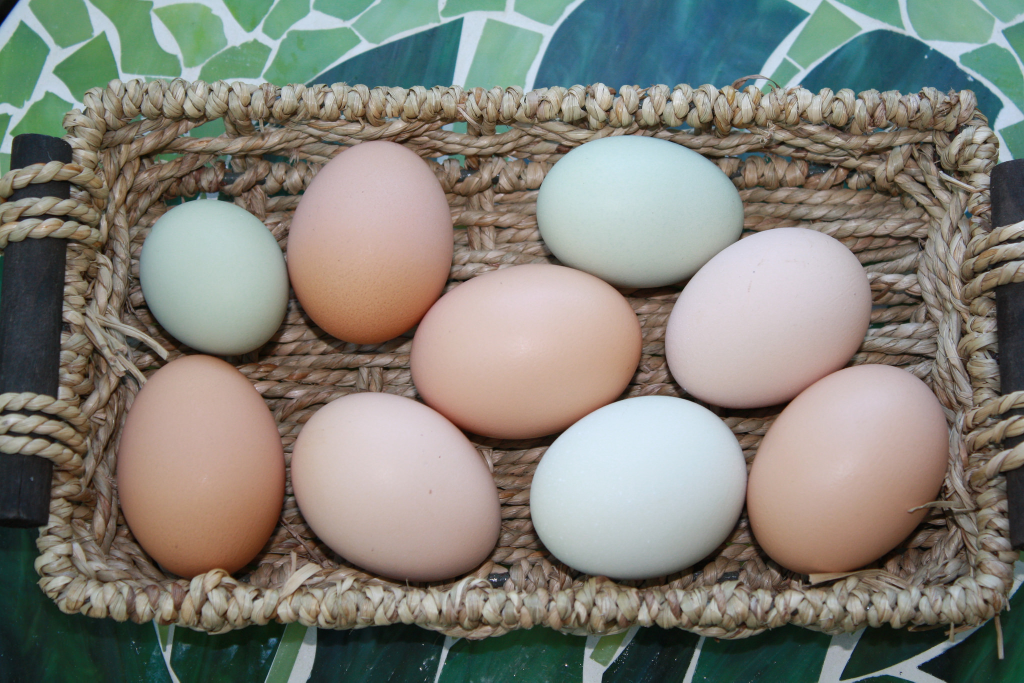
#> input picture input/image/IMG_ (33).jpg, 2048 x 1365 px (shown at 1/2 size)
$ python -i 'find_main_contour[end_to_end]_obvious_combine.py'   (imports and definitions only)   (Python 2 division)
#> lines starting #> are read from the running program, lines starting #| are printed output that depends on the picture
#> further down, picture is the input picture: shape (1365, 2048, 3); mean B, G, R 119.9, 128.5, 129.6
import numpy as np
import cv2
import os
import time
import csv
import math
import get_contour_feature
import operator
from operator import itemgetter
from scipy.cluster.hierarchy import cophenet
from scipy.spatial.distance import pdist
from scipy.cluster.hierarchy import dendrogram, linkage
from scipy.cluster.hierarchy import fcluster
import matplotlib
import matplotlib.mlab as mlab
import matplotlib.pyplot as plt


GREEN = (0,255,0)
BLUE = (255,0,0)
RED = (0,0,255)
ORANGE = (0,128,255)
YELLOW = (0,255,255)
LIGHT_BLUE = (255,255,0)
PURPLE = (205,0,205)
WHITE = (255,255,255)
BLACK = (0,0,0)
switchColor = [(255,255,0),(255,0,255),(0,255,255),(255,0,0),(0,255,0),(0,0,255),(255,128,0),(255,0,128),(128,0,255),(128,255,0),(0,128,255),(0,255,128),(128,128,0),(128,0,128),(0,128,128),(255,64,0),(255,0,64),(64,255,0),(64,0,255),(0,255,64),(0,64,255)]

# 736 will make the colony perfomance the best. (ref to yun-tao colony)
resize_height = 736.0
# sliding window's split number
split_n_row = 1
split_n_column = 1

gaussian_para = 3

# Several Flags
_sharpen = True

# Filter Flag
_remove_small_and_big = True
_remove_high_density = True
_remove_too_many_edge = True

_gaussian_filter = True
# Tells that which method is used first
_use_structure_edge = True
# Only used in SF
_enhance_edge = True
# Decide whether local/global equalization to use (True-->Local)
_gray_value_redistribution_local = True
# Decide if excecute 1st evalution
_evaluate = False


input_path = '../../input/image/'
# structure forest output
edge_input_path = '../../input/edge_image/'
output_path = '../../output/'

csv_output = '../../output_csv_6_8[combine_result_before_filter_obvious]/'
evaluate_csv_path = '../../evaluate_data/groundtruth_csv/一般化csv/'
# When doing Canny edge detection , this para decide which channel to be the gradient standard
_edge_by_channel = ['bgr_gray']

_showImg = { 'original_image':True, 'original_edge':False, 'enhanced_edge':False, 'original_contour':True, 'contour_filtered':True, 'size':True, 'shape':True, 'color':True, 'cluster_histogram':False , 'original_result':True, 'each_obvious_result':True, 'combine_obvious_result':True, 'obvious_histogram':False, 'each_group_result':True, 'result_obvious':True, 'final_each_group_result':True, 'final_result':False }
_writeImg = { 'original_image':False, 'original_edge':False, 'enhanced_edge':False, 'original_contour':False, 'contour_filtered':False, 'size':False, 'shape':False, 'color':False, 'cluster_histogram':False, 'original_result':False, 'each_obvious_result':False, 'combine_obvious_result':False, 'obvious_histogram':False, 'each_group_result':False, 'result_obvious':False, 'final_each_group_result':False, 'final_result':False }

_show_resize = [ ( 720, 'height' ), ( 1200, 'width' ) ][0]

test_one_img = { 'test':True , 'filename': 'IMG_ (66).jpg' }

# [941 lines left out: functions main, Evaluate_detection_performance, Get_Cnt_Area_Coordinate, Avg_Img_Gredient, Sharpen, Eucl_distance and 3 more, not called in this run]

def SplitColorChannel( img ):
    '''
    Find all the attribute of three color models. (RGB/HSV/LAB)
    Return in a dictionary type.
    '''

    bgr_gray = cv2.cvtColor( img, cv2.COLOR_BGR2GRAY )
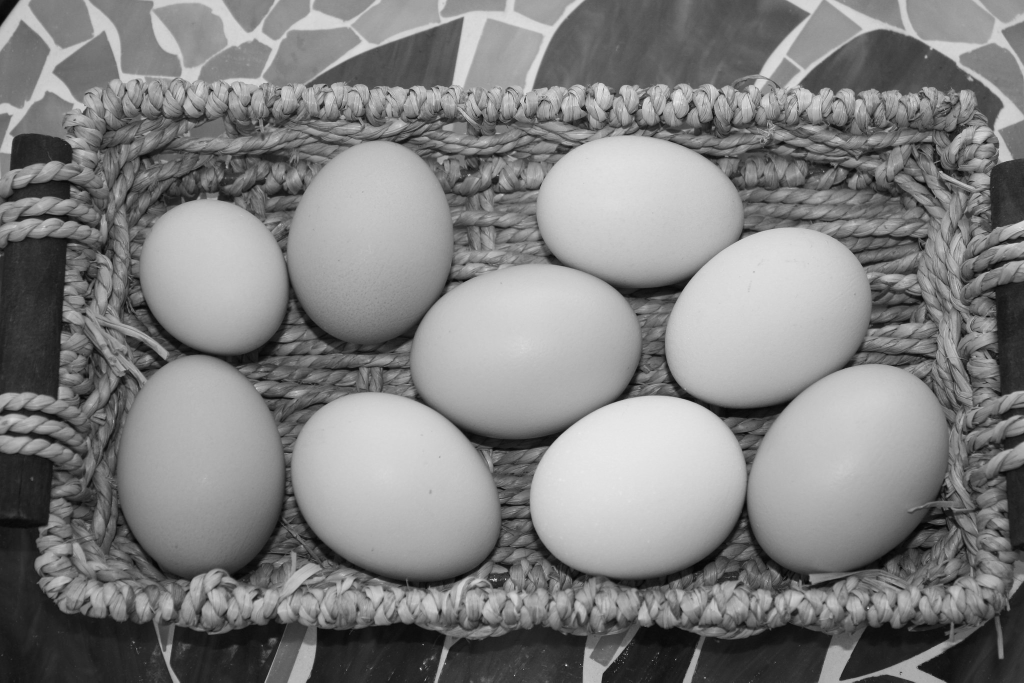
#> bgr_gray: shape (1365, 2048) (shown at 1/2 size); min 1, max 254, mean 127.8
    #bgr_gray = cv2.GaussianBlur(bgr_gray, (3, 3), 0)
    thresh_bgr_gray = cv2.threshold(bgr_gray,0,255,cv2.THRESH_BINARY+cv2.THRESH_OTSU)[0]
#> thresh_bgr_gray = 122


    bgr_b = img[:,:,0]
    bgr_g = img[:,:,1]
    bgr_r = img[:,:,2]
    bgr_b = cv2.GaussianBlur(bgr_b, (5, 5), 0)
    bgr_g = cv2.GaussianBlur(bgr_g, (5, 5), 0)
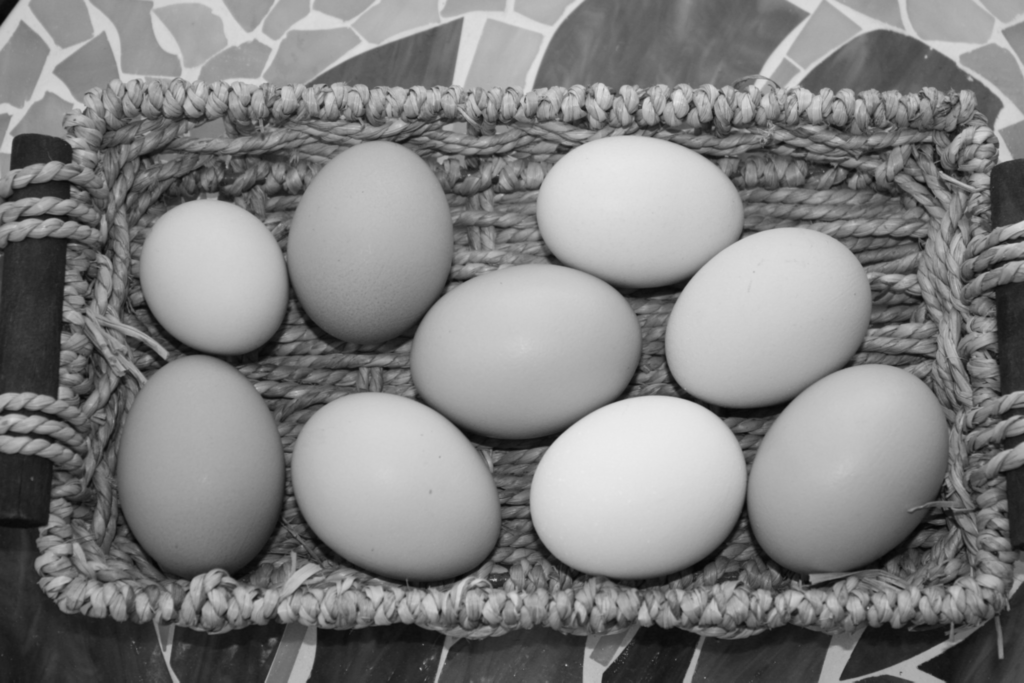
#> bgr_g: shape (1365, 2048) (shown at 1/2 size); min 4, max 236, mean 128.5
    bgr_r = cv2.GaussianBlur(bgr_r, (5, 5), 0)
    thresh_bgr_b = cv2.threshold(bgr_b,0,255,cv2.THRESH_BINARY+cv2.THRESH_OTSU)[0]
#> thresh_bgr_b = 120
    thresh_bgr_g = cv2.threshold(bgr_g,0,255,cv2.THRESH_BINARY+cv2.THRESH_OTSU)[0]
#> thresh_bgr_g = 124
    thresh_bgr_r = cv2.threshold(bgr_r,0,255,cv2.THRESH_BINARY+cv2.THRESH_OTSU)[0]
#> thresh_bgr_r = 121

    hsv = cv2.cvtColor( img, cv2.COLOR_BGR2HSV)
#> hsv: shape (1365, 2048, 3); mean H, S, V 49.8, 67.2, 141.7
    hsv = cv2.GaussianBlur(hsv, (5, 5), 0)
#> hsv: shape (1365, 2048, 3); mean H, S, V 49.8, 67.2, 141.7
    hsv_h = hsv[:,:,0]
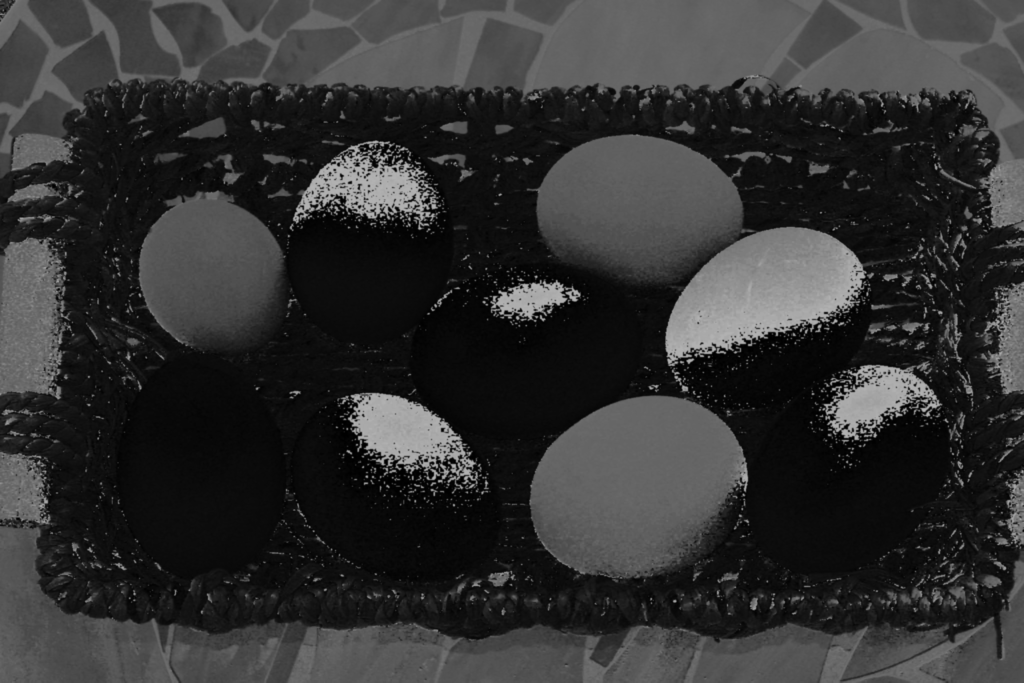
#> hsv_h: shape (1365, 2048) (shown at 1/2 size); min 0, max 179, mean 49.8
    hsv_s = hsv[:,:,1]
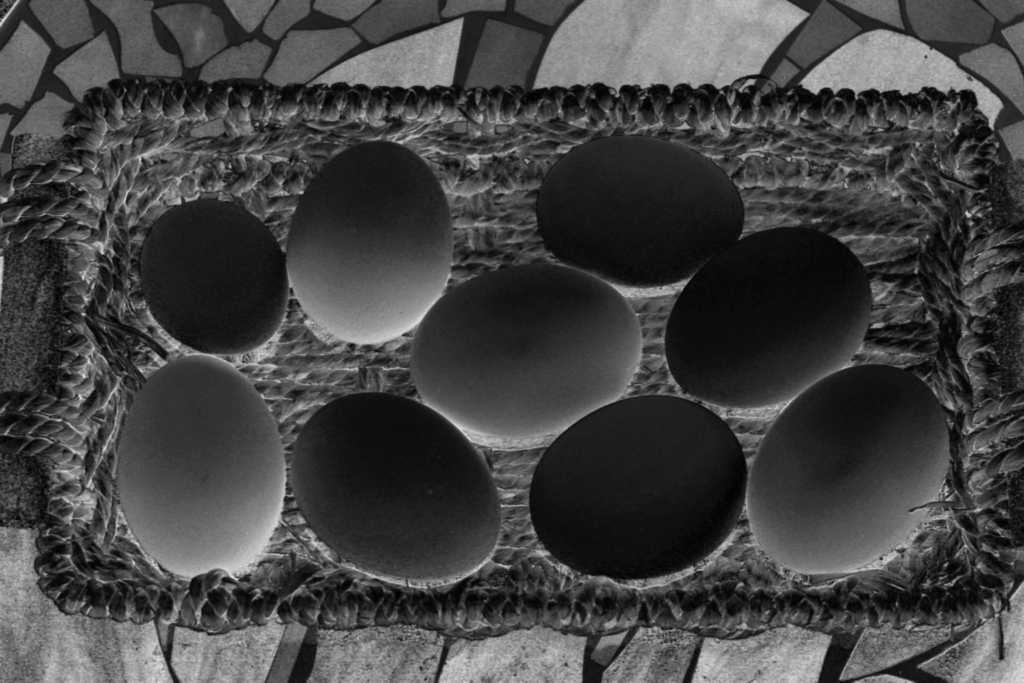
#> hsv_s: shape (1365, 2048) (shown at 1/2 size); min 0, max 240, mean 67.2
    hsv_v = hsv[:,:,2]
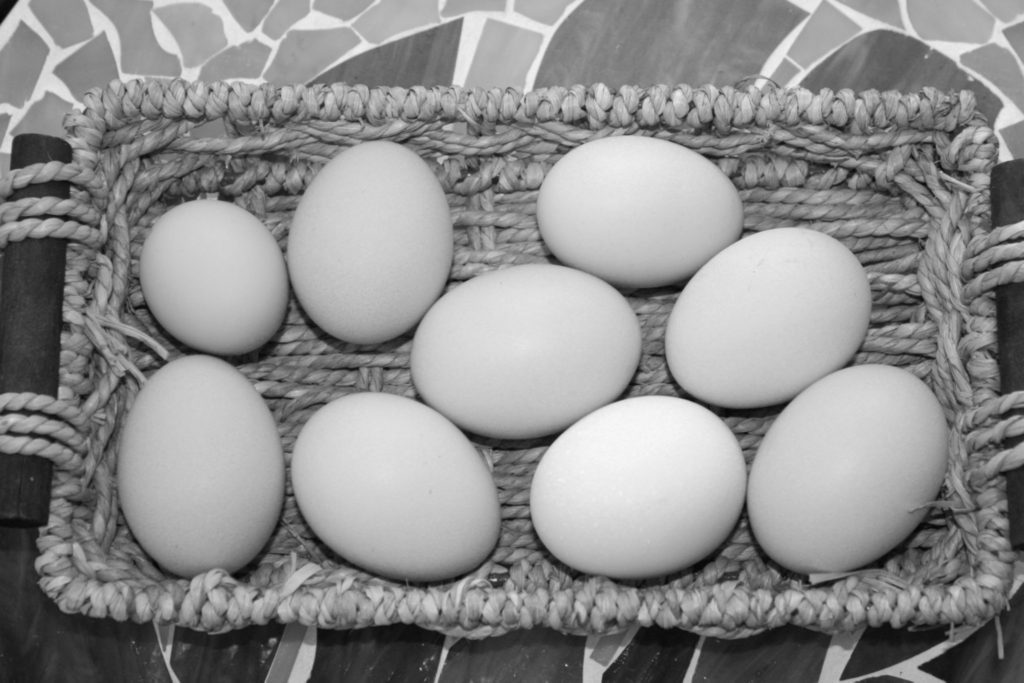
#> hsv_v: shape (1365, 2048) (shown at 1/2 size); min 6, max 249, mean 141.7
    hsv_h = cv2.GaussianBlur(hsv_h, (5, 5), 0)
    hsv_s = cv2.GaussianBlur(hsv_s, (5, 5), 0)
    hsv_v = cv2.GaussianBlur(hsv_v, (5, 5), 0)
    thresh_hsv_h = cv2.threshold(hsv_h,0,255,cv2.THRESH_BINARY+cv2.THRESH_OTSU)[0]
#> thresh_hsv_h = 55
    thresh_hsv_s = cv2.threshold(hsv_s,0,255,cv2.THRESH_BINARY+cv2.THRESH_OTSU)[0]
#> thresh_hsv_s = 80
    thresh_hsv_v = cv2.threshold(hsv_v,0,255,cv2.THRESH_BINARY+cv2.THRESH_OTSU)[0]
#> thresh_hsv_v = 134

    lab = cv2.cvtColor( img, cv2.COLOR_BGR2LAB)
#> lab: shape (1365, 2048, 3); mean of channels 0, 1, 2 135.1, 127.5, 133.3
    lab = cv2.GaussianBlur(lab, (5,5), 0)
#> lab: shape (1365, 2048, 3); mean of channels 0, 1, 2 135.1, 127.5, 133.3
    lab_l = lab[:,:,0]
    lab_a = lab[:,:,1]
    lab_b = lab[:,:,2]
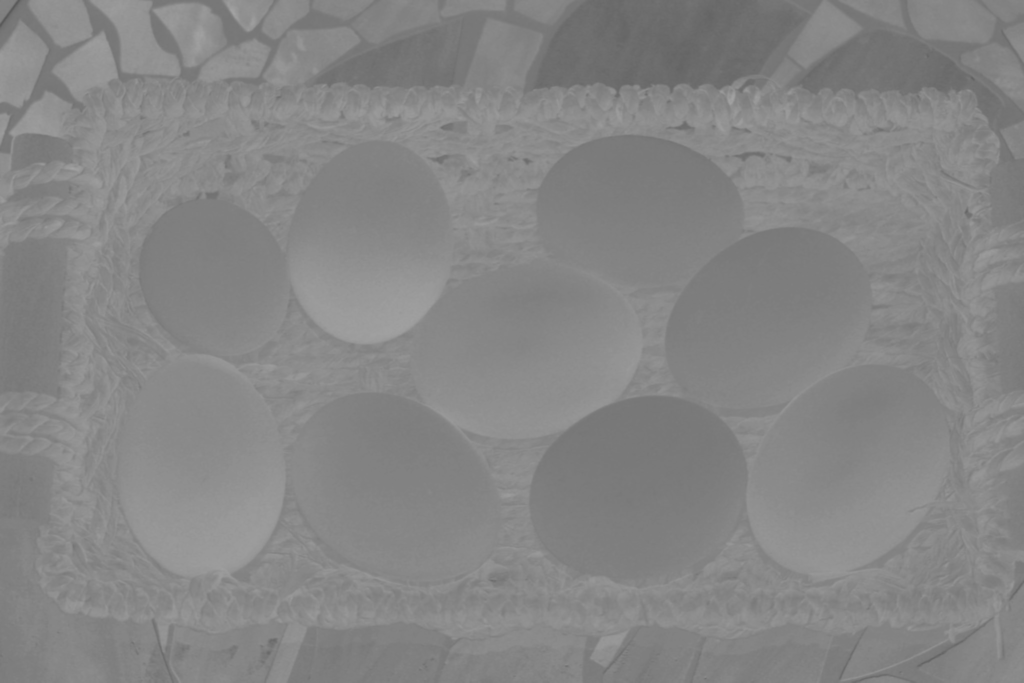
#> lab_b: shape (1365, 2048) (shown at 1/2 size); min 87, max 163, mean 133.3
    lab_l = cv2.GaussianBlur(lab_l, (5, 5), 0)
    lab_a = cv2.GaussianBlur(lab_a, (5, 5), 0)
    lab_b = cv2.GaussianBlur(lab_b, (5, 5), 0)
    thresh_lab_l = cv2.threshold(lab_l,0,255,cv2.THRESH_BINARY+cv2.THRESH_OTSU)[0]
#> thresh_lab_l = 128
    thresh_lab_a = cv2.threshold(lab_a,0,255,cv2.THRESH_BINARY+cv2.THRESH_OTSU)[0]
#> thresh_lab_a = 123
    thresh_lab_b = cv2.threshold(lab_b,0,255,cv2.THRESH_BINARY+cv2.THRESH_OTSU)[0]
#> thresh_lab_b = 132

    return { 'img_bgr_gray':bgr_gray, 'img_bgr':img, 'img_b':bgr_b, 'img_g':bgr_g, 'img_r':bgr_r, 'thre_bgr_gray':thresh_bgr_gray, 'thre_b':thresh_bgr_b, 'thre_g':thresh_bgr_g, 'thre_r':thresh_bgr_r
             },{ 'img_hsv':hsv, 'img_h':hsv_h, 'img_s':hsv_s, 'img_v':hsv_v, 'thre_h':thresh_hsv_h, 'thre_s':thresh_hsv_s, 'thre_v':thresh_hsv_v
                 },{ 'img_lab':lab, 'img_l':lab_l, 'img_a':lab_a, 'img_b':lab_b, 'thre_l':thresh_lab_l, 'thre_a':thresh_lab_a, 'thre_b':thresh_lab_b }

# [169 lines left out: functions ShowResize, MinDistance, LAB2Gray, GetCentroid, Hierarchical_clustering, not called in this run]


# [9 lines not run here, left out]

>>> import cv2
>>> picture = cv2.imread('input/image/IMG_ (33).jpg')
>>> result = SplitColorChannel(picture)
